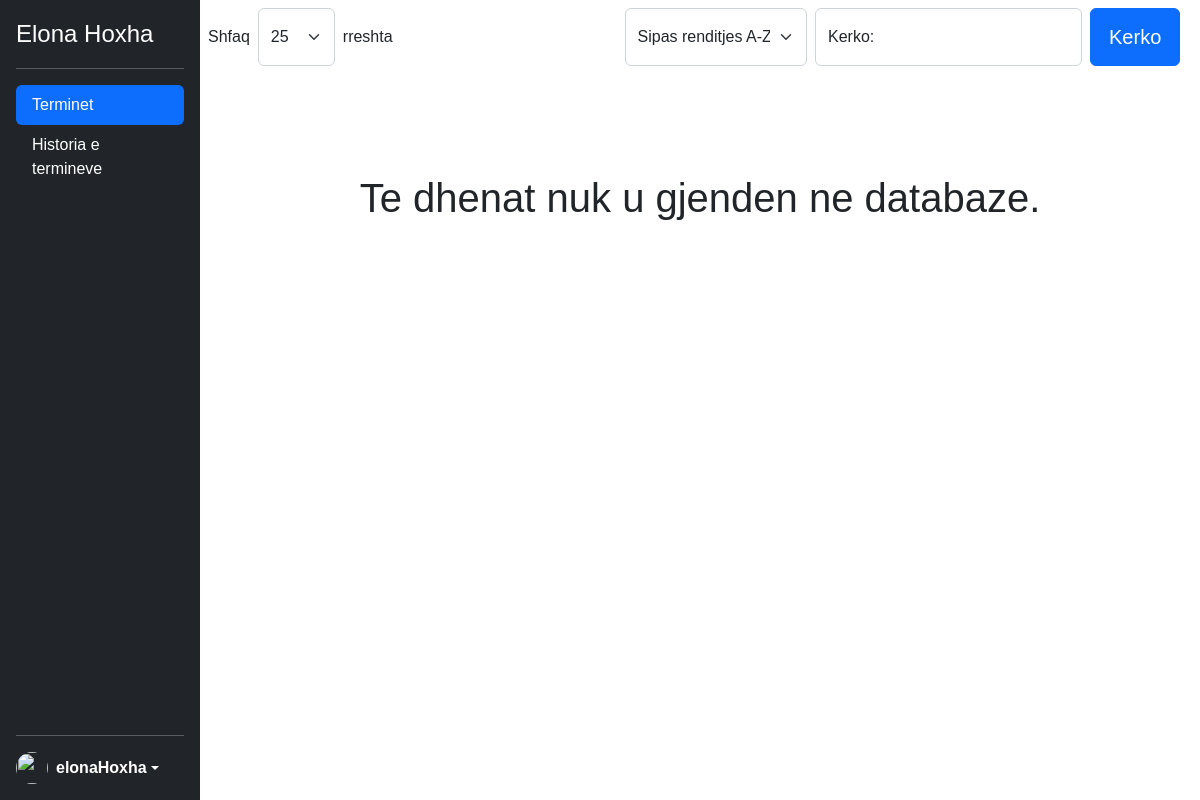
The page /doctorSide/terminet.php (signed in) on the database as committed earlier.
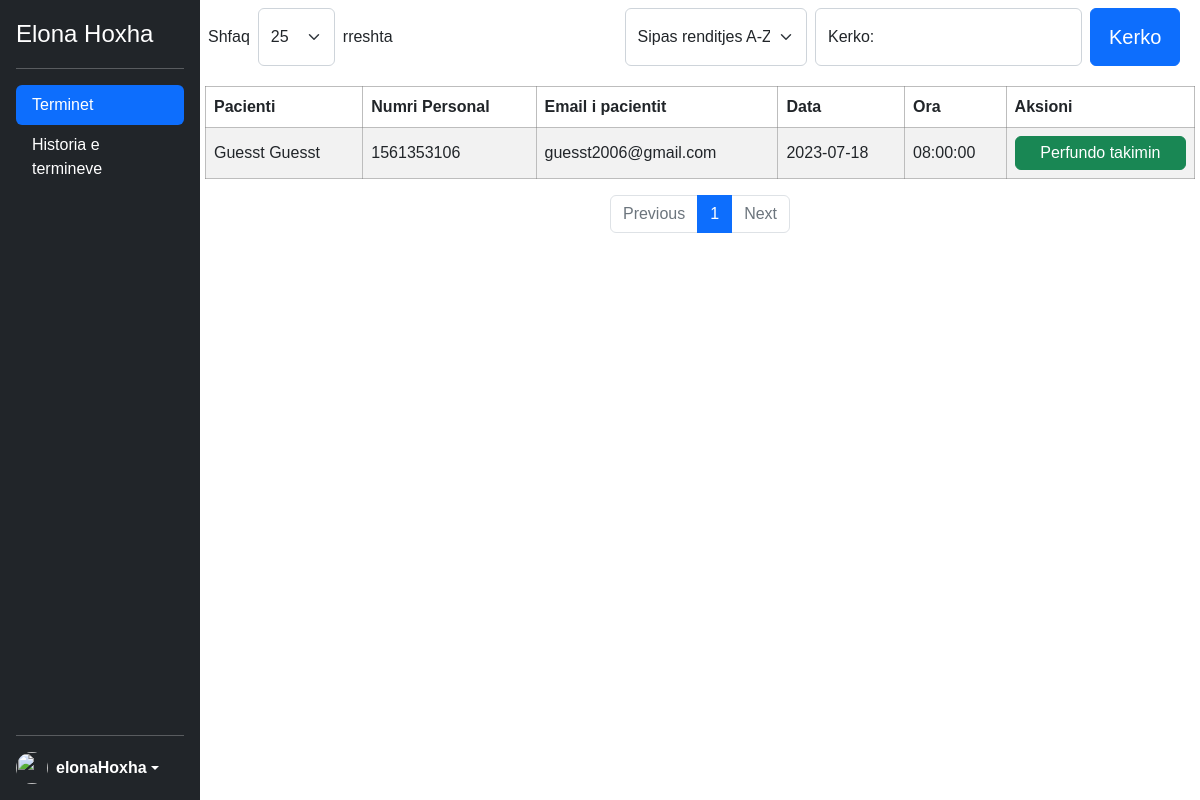
The same page on the database as committed later.
### tables this page shows
CREATE TABLE `terminet` (
  `id` int(11) NOT NULL,
  `doktori` varchar(100) NOT NULL,
  `emri_pacientit` varchar(100) NOT NULL,
  `mbiemri_pacientit` varchar(100) NOT NULL,
  `numri_personal` int(10) NOT NULL,
  `email_pacientit` varchar(100) NOT NULL,
  `data` date NOT NULL,
  `ora` time NOT NULL
);

### doctorSide/terminet.php (the view, shortened to what the changed rows need)
<?php
include('../config.php');
?>
<!DOCTYPE html>
<html lang="en">
<head>
    <link rel="stylesheet" href="../css/main.css">
    <link href="https://cdn.jsdelivr.net/npm/bootstrap@5.2.0-beta1/dist/css/bootstrap.min.css" rel="stylesheet">
    <link rel="stylesheet" href="../bootstrap-5.1.3-examples/sidebars/sidebars.css">
</head>
<body>
    <?php
    $entries = isset($_GET['entries']) ? $_GET['entries'] : 25;
    $sortDefault = "default";
    $sortBy = isset($_GET['sortBy']) ? $_GET['sortBy'] : $sortDefault;
    $sort = "";
    $countSql = "SELECT COUNT(*) as total FROM terminet WHERE doktori=:doktori";
    $countPrep = $con->prepare($countSql);
    $countPrep->bindParam(':doktori', $_SESSION['doctor']);
    $countPrep->execute();
    $totalRows = $countPrep->fetch();
    $totalRows = $totalRows['total'];
    $totalPages = ceil($totalRows / $entries);
    $currentPage = isset($_GET['page']) ? $_GET['page'] : 1;
    $startIndex = ($currentPage - 1) * $entries;
    if ($sortBy == "default") {
        $sort = " ORDER BY doktori ASC LIMIT :startIndex, $entries";
    } else if ($sortBy == "ASC") {
        $sort = " ORDER BY doktori ASC LIMIT :startIndex, $entries";
        $sortASC = 'selected';
        $searchedQuery = isset($_GET['keyword']) ? $_GET['keyword'] : "";
    } else if ($sortBy == "DESC") {
        $sort = " ORDER BY doktori DESC LIMIT :startIndex, $entries";
        $sortDESC = 'selected';
        $searchedQuery = isset($_GET['keyword']) ? $_GET['keyword'] : "";
    } else if ($sortBy == "date") {
        $sort = " ORDER BY DATE(data) LIMIT :startIndex, $entries";
        $sortDate = 'selected';
        $searchedQuery = isset($_GET['keyword']) ? $_GET['keyword'] : "";
    }
    if (isset($_GET['search']) && !empty($_GET['keyword'])) {
        $keyword = $_GET['keyword'];
        $sort = "SELECT * FROM terminet WHERE doktori=:doktori AND (numri_personal=:keyword OR
                 emri_pacientit=:keyword OR mbiemri_pacientit=:keyword OR data=:keyword OR ora=:keyword)" . $sort;
        $sql = $sort;
        $prep = $con->prepare($sql);
        $prep->bindParam(':keyword', $keyword);
        $prep->bindParam(':doktori', $_SESSION['doctor']);
        $prep->bindValue(':startIndex', $startIndex, PDO::PARAM_INT);
        $prep->execute();
        $data = $prep->fetchAll(PDO::FETCH_ASSOC);
        $searchedQuery = $keyword;
    } else {
        $sql = "SELECT * FROM terminet WHERE doktori=:doktori" . $sort;
        $prep = $con->prepare($sql);
        $prep->bindParam(':doktori', $_SESSION['doctor']);
        $prep->bindValue(':startIndex', $startIndex, PDO::PARAM_INT);
        $prep->execute();
        $data = $prep->fetchAll(PDO::FETCH_ASSOC);
    }
    if (!$data) {
        $empty = 'empty';
    } else {
        $empty = '';
    }
    ?>
    <main class="main d-flex flex-column align-items-center">
        <?php if ($empty == '') : ?>
            <table class="table table-striped mt-2">
                <thead>
                    <tr>
                        <th scope="col">Pacienti</th>
                        <th scope="col">Numri Personal</th>
                        <th scope="col">Email i pacientit</th>
                        <th scope="col">Data</th>
                        <th scope="col">Ora</th>
                        <th scope="col">Aksioni</th>
                    </tr>
                </thead>
                <tbody>
                    <?php foreach ($data as $data) : ?>
                        <tr>
                            <td><?= $data['emri_pacientit'] . ' ' . $data['mbiemri_pacientit']  ?></td>
                            <td><?= $data['numri_personal'] ?></td>
                            <td><?= $data['email_pacientit'] ?></td>
                            <td><?= $data['data'] ?></td>
                            <td><?= $data['ora'] ?> </td>
                            <td class="text-center">
                                <a class="text-decoration-none text-white" href="perfundoTakimin.php?id=<?= $data['id']  ?>"><button class="btn btn-success  w-100 p-1 text-white">Perfundo takimin</button></a>
                            </td>
                        </tr>
                    <?php endforeach; ?>
                </tbody>
            </table>
        <?php endif; ?>
        <?php if ($empty == 'empty') { ?>
            <article class=" d-flex justify-content-center mt-5">
                <h1 class=" h1 fw-normal text-center mt-5">Te dhenat nuk u gjenden ne databaze.</h1>
            </article>
        <?php } else { ?>
            <nav aria-label="Page navigation example">
                <ul class="pagination">
                 <?php
                    $maxVisibleLinks = 5;
                    $startPage = max(1, $currentPage - floor($maxVisibleLinks / 2));
                    $endPage = min($startPage + $maxVisibleLinks - 1, $totalPages);
                    if ($currentPage == 1) {
                        echo '<li class="page-item disabled"><a href="#" class="page-link" tabindex="-1">Previous</a></li>';
                    }
                    for ($i = $startPage; $i <= $endPage; $i++) {
                        $activePage = ($i == $currentPage) ? 'active' : '';
                        echo '<li class="page-item"><a class="page-link ' . $activePage . '" href="?page=' . $i . '">' . $i . '</a></li>';
                    }
                    if ($currentPage < $totalPages) {
                        $nextPage = $currentPage + 1;
                        echo '<li class="page-item"><a href="?page=' . $nextPage . '" class="page-link">Next</a></li>';
                    } else{
                        echo '<li class="page-item disabled"><a href="#" class="page-link" abindex="-1">Next</a></li>';
                    }
                    ?>
                </ul>
            </nav>
        <?php } ?>
    </main>
</body>

Rows that differ between the two databases and show on the page:
added terminet: emri_pacientit "Guesst", mbiemri_pacientit "Guesst", numri_personal "1561353106", email_pacientit "guesst2006@gmail.com", data "2023-07-18", ora "08:00:00"
Other text that changed with them:
text no longer shown: "Te dhenat nuk u gjenden ne databaze."
text now shown: "Pacienti Numri Personal Email i pacientit Data Ora Aksioni Previous Next"
new list line: "1"
